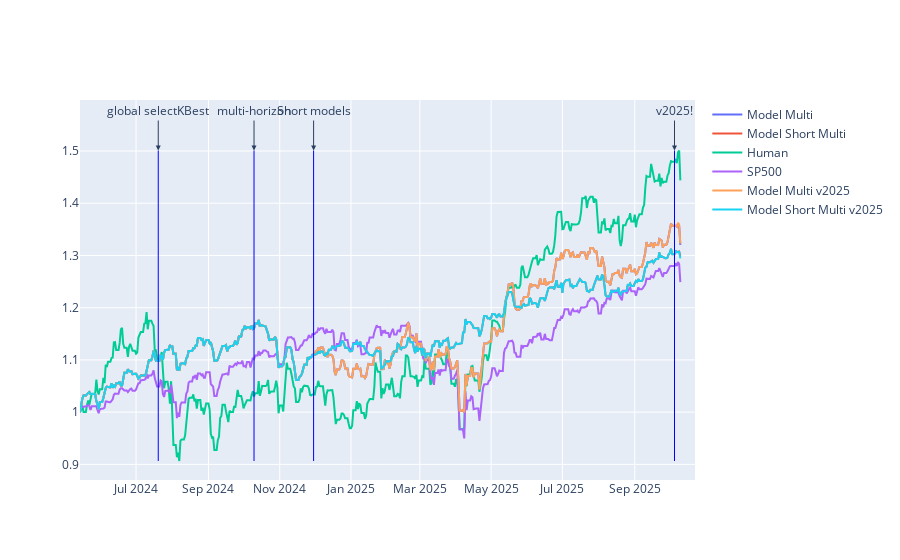

The code cell stored with this chart in its notebook:
### Code cell
# use plotly to plot the curve of the three assets
import plotly.graph_objects as go

fig = go.Figure()
date_list = log_return.index.tolist()
date_list.insert(0, pd.Timestamp('2024-05-14'))

#fig.add_trace(go.Scatter(x=date_list, y=cur_asset_model_hist, mode='lines', name='Model'))
fig.add_trace(go.Scatter(x=date_list, y=cur_asset_model_v2_hist, mode='lines', name='Model Multi'))
#fig.add_trace(go.Scatter(x=date_list, y=cur_asset_model_short_hist, mode='lines', name='Model Short'))
fig.add_trace(go.Scatter(x=date_list, y=cur_asset_model_short_v2_hist, mode='lines', name='Model Short Multi'))
#fig.add_trace(go.Scatter(x=date_list, y=cur_asset_model_shorter_short_v2_hist, mode='lines', name='Model Shorter Short Multi'))
#fig.add_trace(go.Scatter(x=date_list, y=cur_asset_model_perplexity_hist, mode='lines', name='Perplexity.ai'))
#fig.add_trace(go.Scatter(x=date_list, y=cur_asset_model_perplexity_r1_hist, mode='lines', name='Perplexity.ai-R1'))
fig.add_trace(go.Scatter(x=date_list, y=cur_asset_human_hist, mode='lines', name='Human'))
fig.add_trace(go.Scatter(x=date_list, y=cur_asset_sp500_hist, mode='lines', name='SP500'))
fig.add_trace(go.Scatter(x=date_list, y=cur_asset_model_v2025_hist, mode='lines', name='Model Multi v2025'))
fig.add_trace(go.Scatter(x=date_list, y=cur_asset_model_short_v2025_hist, mode='lines', name='Model Short Multi v2025'))

add_vertical_line(fig, '2024-07-20', 'global selectKBest', cur_asset_model_hist, cur_asset_human_hist, cur_asset_sp500_hist)
add_vertical_line(fig, '2024-10-10', 'multi-horizon', cur_asset_model_hist, cur_asset_human_hist, cur_asset_sp500_hist)
add_vertical_line(fig, '2024-11-30', 'Short models', cur_asset_model_hist, cur_asset_human_hist, cur_asset_sp500_hist)
add_vertical_line(fig, '2025-10-05', 'v2025!', cur_asset_model_hist, cur_asset_human_hist, cur_asset_sp500_hist)
fig.show()

### Figure 1 — Plotly figure (JSON) as saved in the notebook; plotly's stock layout.template omitted (floating-point values rounded to 4 significant figures; data arrays with more than 128 entries replaced by an {"elided": "..."} marker saying what was removed)
{"data": [{"mode": "lines", "name": "Model Multi", "type": "scatter", "x": {"elided": "515 str values"}, "y": {"elided": "515 float values"}}, {"mode": "lines", "name": "Model Short Multi", "type": "scatter", "x": {"elided": "515 str values"}, "y": {"elided": "515 float values"}}, {"mode": "lines", "name": "Human", "type": "scatter", "x": {"elided": "515 str values"}, "y": {"elided": "515 float values"}}, {"mode": "lines", "name": "SP500", "type": "scatter", "x": {"elided": "515 str values"}, "y": {"elided": "515 float values"}}, {"mode": "lines", "name": "Model Multi v2025", "type": "scatter", "x": {"elided": "515 str values"}, "y": {"elided": "515 float values"}}, {"mode": "lines", "name": "Model Short Multi v2025", "type": "scatter", "x": {"elided": "515 str values"}, "y": {"elided": "515 float values"}}], "layout": {"annotations": [{"arrowhead": 2, "ax": 0, "ay": -40, "showarrow": true, "text": "global selectKBest", "x": "2024-07-20", "y": 1.501}, {"arrowhead": 2, "ax": 0, "ay": -40, "showarrow": true, "text": "multi-horizon", "x": "2024-10-10", "y": 1.501}, {"arrowhead": 2, "ax": 0, "ay": -40, "showarrow": true, "text": "Short models", "x": "2024-11-30", "y": 1.501}, {"arrowhead": 2, "ax": 0, "ay": -40, "showarrow": true, "text": "v2025!", "x": "2025-10-05", "y": 1.501}], "shapes": [{"line": {"color": "blue", "width": 1}, "type": "line", "x0": "2024-07-20", "x1": "2024-07-20", "y0": 0.9065, "y1": 1.501}, {"line": {"color": "blue", "width": 1}, "type": "line", "x0": "2024-10-10", "x1": "2024-10-10", "y0": 0.9065, "y1": 1.501}, {"line": {"color": "blue", "width": 1}, "type": "line", "x0": "2024-11-30", "x1": "2024-11-30", "y0": 0.9065, "y1": 1.501}, {"line": {"color": "blue", "width": 1}, "type": "line", "x0": "2025-10-05", "x1": "2025-10-05", "y0": 0.9065, "y1": 1.501}]}}
